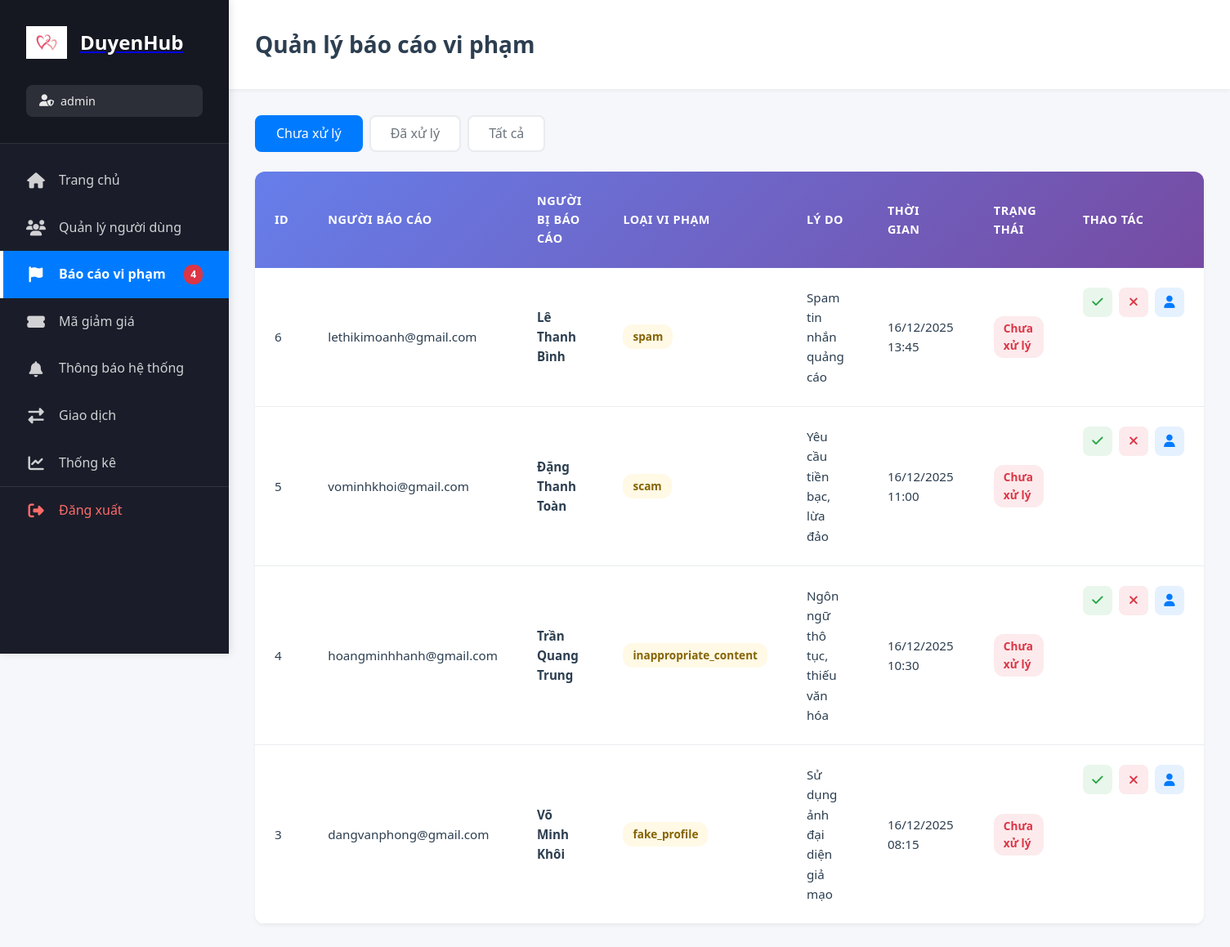
The app's page /views/admin/quanlybaocao.php (signed in) with its own data.
### tables this page shows
CREATE TABLE `baocao` (
  `maBaoCao` int(11) NOT NULL,
  `maNguoiBaoCao` int(11) DEFAULT NULL,
  `maNguoiBiBaoCao` int(11) DEFAULT NULL,
  `lyDoBaoCao` text DEFAULT NULL,
  `loaiBaoCao` varchar(50) DEFAULT 'other',
  `trangThaiAD` enum('pending','reviewing','resolved','rejected') DEFAULT 'pending',
  `trangThai` enum('ChuaXuLy','DaXuLy') DEFAULT 'ChuaXuLy',
  `maAdminXuLy` int(11) DEFAULT NULL,
  `ghiChuAdmin` text DEFAULT NULL,
  `thoiDiemXuLy` datetime DEFAULT NULL,
  `thoiDiemBaoCao` datetime DEFAULT current_timestamp()
);

CREATE TABLE `nguoidung` (
  `maNguoiDung` int(11) NOT NULL,
  `tenDangNhap` varchar(50) NOT NULL,
  `matKhau` varchar(255) NOT NULL,
  `email_verified` tinyint(1) NOT NULL DEFAULT 0 COMMENT '0: Chưa xác thực, 1: Đã xác thực email',
  `trangThaiNguoiDung` enum('active','banned','inactive') DEFAULT 'active',
  `lanHoatDongCuoi` datetime DEFAULT current_timestamp() ON UPDATE current_timestamp(),
  `role` varchar(255) NOT NULL DEFAULT 'user'
);

CREATE TABLE `hoso` (
  `maHoSo` int(11) NOT NULL,
  `maNguoiDung` int(11) DEFAULT NULL,
  `ten` varchar(100) DEFAULT NULL,
  `ngaySinh` date DEFAULT NULL,
  `gioiTinh` enum('Nam','Nữ') DEFAULT NULL,
  `tinhTrangHonNhan` varchar(50) DEFAULT NULL,
  `canNang` float DEFAULT NULL,
  `chieuCao` float DEFAULT NULL,
  `mucTieuPhatTrien` text DEFAULT NULL,
  `hocVan` varchar(100) DEFAULT NULL,
  `noiSong` varchar(100) DEFAULT NULL,
  `soThich` text DEFAULT NULL,
  `moTa` text DEFAULT NULL,
  `avt` varchar(255) DEFAULT NULL
);

### views/admin/quanlybaocao.php (the view, shortened to what this page needs)
<?php
$db = clsConnect::getInstance()->connect();
$filter = $_GET['filter'] ?? 'pending';
$sql = "SELECT b.*,
        nb.tenDangNhap as nguoiBaoCao,
        nbb.tenDangNhap as nguoiBiBaoCao,
        hb.ten as tenNguoiBiBaoCao
        FROM baocao b
        LEFT JOIN nguoidung nb ON b.maNguoiBaoCao = nb.maNguoiDung
        LEFT JOIN nguoidung nbb ON b.maNguoiBiBaoCao = nbb.maNguoiDung
        LEFT JOIN hoso hb ON b.maNguoiBiBaoCao = hb.maNguoiDung";
if ($filter === 'pending') {
    $sql .= " WHERE b.trangThai = 'ChuaXuLy'";
} elseif ($filter === 'resolved') {
    $sql .= " WHERE b.trangThai = 'DaXuLy'";
}
$sql .= " ORDER BY b.thoiDiemBaoCao DESC LIMIT 100";
$result = $db->query($sql);
$reports = $result->fetch_all(MYSQLI_ASSOC);
?>
<!DOCTYPE html>
<html lang="vi">
<head>
    <link rel="stylesheet" href="https://cdnjs.cloudflare.com/ajax/libs/font-awesome/6.4.0/css/all.min.css">
    <link rel="stylesheet" href="../../public/css/admin.css?v=<?php echo time(); ?>">
</head>
<body>
    <div class="admin-wrapper">
        <?php include 'sidebar.php'; ?>
        <main class="main-content">
            <div class="top-bar">
                <h1>Quản lý báo cáo vi phạm</h1>
            </div>
            <div class="content-area">
                <div class="filter-tabs">
                    <a href="?filter=pending" class="<?php echo $filter === 'pending' ? 'active' : ''; ?>">Chưa xử lý</a>
                    <a href="?filter=resolved" class="<?php echo $filter === 'resolved' ? 'active' : ''; ?>">Đã xử lý</a>
                    <a href="?filter=all" class="<?php echo $filter === 'all' ? 'active' : ''; ?>">Tất cả</a>
                </div>
                <div class="table-container">
                    <table class="data-table">
                        <thead>
                            <tr>
                                <th>ID</th>
                                <th>Người báo cáo</th>
                                <th>Người bị báo cáo</th>
                                <th>Loại vi phạm</th>
                                <th>Lý do</th>
                                <th>Thời gian</th>
                                <th>Trạng thái</th>
                                <th>Thao tác</th>
                            </tr>
                        </thead>
                        <tbody>
                            <?php foreach ($reports as $report): ?>
                            <tr>
                                <td><?php echo $report['maBaoCao']; ?></td>
                                <td><?php echo htmlspecialchars($report['nguoiBaoCao'] ?? 'N/A'); ?></td>
                                <td>
                                    <strong><?php echo htmlspecialchars($report['tenNguoiBiBaoCao'] ?? $report['nguoiBiBaoCao'] ?? 'N/A'); ?></strong>
                                </td>
                                <td>
                                    <span class="badge badge-warning"><?php echo htmlspecialchars($report['loaiBaoCao']); ?></span>
                                </td>
                                <td>
                                    <div class="report-reason">
                                        <?php echo htmlspecialchars(substr($report['lyDoBaoCao'] ?? '', 0, 50)); ?>
                                    </div>
                                </td>
                                <td><?php echo date('d/m/Y H:i', strtotime($report['thoiDiemBaoCao'])); ?></td>
                                <td>
                                    <?php if ($report['trangThai'] === 'ChuaXuLy'): ?>
                                        <span class="badge badge-danger">Chưa xử lý</span>
                                    <?php else: ?>
                                        <span class="badge badge-success">Đã xử lý</span>
                                    <?php endif; ?>
                                </td>
                                <td class="action-buttons">
                                    <?php if ($report['trangThai'] === 'ChuaXuLy'): ?>
                                        <button onclick="showResolveModal(<?php echo $report['maBaoCao']; ?>)" class="btn-action btn-success" title="Xử lý">
                                            <i class="fas fa-check"></i>
                                        </button>
                                        <form method="POST" style="display: inline;">
                                            <button type="submit" class="btn-action btn-danger" title="Từ chối">
                                                <i class="fas fa-times"></i>
                                            </button>
                                        </form>
                                    <?php endif; ?>
                                    <a href="xemnguoidung.php?id=<?php echo $report['maNguoiBiBaoCao']; ?>" class="btn-action btn-view" title="Xem người bị báo cáo">
                                        <i class="fas fa-user"></i>
                                    </a>
                                </td>
                            </tr>
                            <?php endforeach; ?>
                        </tbody>
                    </table>
                </div>
            </div>
        </main>
    </div>
</body>
</html>

### public/css/admin.css (style rules this page uses)
:root { --primary: #007bff; --secondary: #6c757d; --success: #28a745; --danger: #dc3545; --warning: #ffc107; --info: #17a2b8; --light: #f8f9fa; --dark: #343a40; --sidebar-bg: #1a1d29; --sidebar-hover: #252837; --sidebar-active: #007bff; --text-primary: #2c3e50; --text-secondary: #6c757d; --text-light: #95a5a6; --spacing-xs: 0.25rem; --spacing-sm: 0.5rem; --spacing-md: 1rem; --spacing-lg: 1.5rem; --spacing-xl: 2rem; --border-radius: 8px; --border-radius-sm: 4px; --border-radius-lg: 12px; --shadow-sm: 0 2px 4px rgba(0,0,0,0.05); --shadow-md: 0 4px 8px rgba(0,0,0,0.1); --shadow-lg: 0 8px 16px rgba(0,0,0,0.15); }
* { margin: 0; padding: 0; box-sizing: border-box; }
body { font-family: 'Segoe UI', -apple-system, BlinkMacSystemFont, 'Roboto', 'Helvetica Neue', Arial, sans-serif; background: #f5f7fa; color: var(--text-primary); line-height: 1.6; overflow-x: hidden; }
.admin-wrapper { display: flex; min-height: 100vh; }
.main-content { flex: 1; margin-left: 280px; min-height: 100vh; background: #f5f7fa; }
.top-bar { background: white; padding: var(--spacing-xl); box-shadow: var(--shadow-sm); display: flex; justify-content: space-between; align-items: center; position: sticky; top: 0; z-index: 100; }
.top-bar h1 { font-size: 1.75rem; font-weight: 700; color: var(--text-primary); margin: 0; }
.content-area { padding: var(--spacing-xl); }
.filter-tabs { display: flex; gap: var(--spacing-sm); margin-bottom: var(--spacing-lg); flex-wrap: wrap; }
.filter-tabs a { padding: var(--spacing-sm) var(--spacing-lg); background: white; color: var(--text-secondary); text-decoration: none; border-radius: var(--border-radius); font-weight: 500; transition: all 0.3s ease; border: 2px solid #e9ecef; }
.filter-tabs a.active { background: var(--primary); color: white; border-color: var(--primary); }
.table-container { background: white; border-radius: var(--border-radius-lg); box-shadow: var(--shadow-sm); overflow: hidden; }
.data-table { width: 100%; border-collapse: collapse; }
.data-table thead { background: linear-gradient(135deg, #667eea 0%, #764ba2 100%); color: white; }
.data-table th { padding: var(--spacing-lg); text-align: left; font-weight: 600; font-size: 0.9rem; text-transform: uppercase; letter-spacing: 0.5px; }
.data-table tbody tr { border-bottom: 1px solid #e9ecef; transition: all 0.2s ease; }
.data-table td { padding: var(--spacing-lg); font-size: 0.95rem; }
.badge { display: inline-flex; align-items: center; gap: var(--spacing-xs); padding: 4px 12px; border-radius: 12px; font-size: 0.85rem; font-weight: 600; }
.badge-danger { background: rgba(220, 53, 69, 0.1); color: var(--danger); }
.badge-warning { background: rgba(255, 193, 7, 0.1); color: #856404; }
.action-buttons { display: flex; gap: var(--spacing-sm); }
.btn-action { width: 36px; height: 36px; border: none; border-radius: var(--border-radius); display: inline-flex; align-items: center; justify-content: center; cursor: pointer; transition: all 0.3s ease; font-size: 0.95rem; }
.btn-action.btn-view { background: rgba(0, 123, 255, 0.1); color: var(--primary); }
.btn-action.btn-success { background: rgba(40, 167, 69, 0.1); color: var(--success); }
.btn-action.btn-danger { background: rgba(220, 53, 69, 0.1); color: var(--danger); }
.btn-success { background: var(--success); color: white; }
.btn-danger { background: var(--danger); color: white; }
.report-reason { max-width: 300px; overflow: hidden; text-overflow: ellipsis; }

### records on screen
baocao: maBaoCao "6", maNguoiBaoCao.tenDangNhap "lethikimoanh@gmail.com", hoso.ten "Lê Thanh Bình", loaiBaoCao "spam", lyDoBaoCao "Spam tin nhắn quảng cáo", thoiDiemBaoCao "16/12/2025 13:45", trangThai "Chưa xử lý"
baocao: maBaoCao "5", maNguoiBaoCao.tenDangNhap "vominhkhoi@gmail.com", hoso.ten "Đặng Thanh Toàn", loaiBaoCao "scam", lyDoBaoCao "Yêu cầu tiền bạc, lừa đảo", thoiDiemBaoCao "16/12/2025 11:00", trangThai "Chưa xử lý"
baocao: maBaoCao "4", maNguoiBaoCao.tenDangNhap "hoangminhhanh@gmail.com", hoso.ten "Trần Quang Trung", loaiBaoCao "inappropriate_content", lyDoBaoCao "Ngôn ngữ thô tục, thiếu văn hóa", thoiDiemBaoCao "16/12/2025 10:30", trangThai "Chưa xử lý"
baocao: maBaoCao "3", maNguoiBaoCao.tenDangNhap "dangvanphong@gmail.com", hoso.ten "Võ Minh Khôi", loaiBaoCao "fake_profile", lyDoBaoCao "Sử dụng ảnh đại diện giả mạo", thoiDiemBaoCao "16/12/2025 08:15", trangThai "Chưa xử lý"

### other values on screen
$adminName "admin"
$pendingReports "4"
